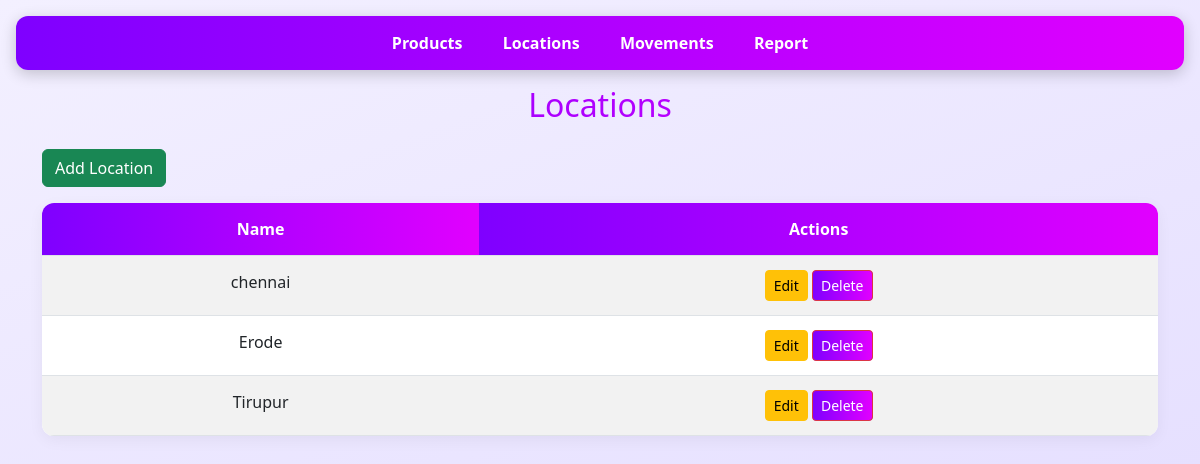
/locations, run on the app's committed database.
### models.py (models this page shows)
class Location(db.Model):
    __tablename__ = "location"
    location_id = db.Column(db.String, primary_key=True)
    name = db.Column(db.String, nullable=False)
    movements_from = db.relationship(
        "ProductMovement",
        foreign_keys="ProductMovement.from_location",
        back_populates="from_location_rel"
    )
    movements_to = db.relationship(
        "ProductMovement",
        foreign_keys="ProductMovement.to_location",
        back_populates="to_location_rel"
    )

### app.py (the view)
@app.route("/locations")
def locations():
    return render_template("locations.html", locations=Location.query.all())

### templates/locations.html
{% extends "layout.html" %}
{% block content %}
<h2>Locations</h2>
<a href="{{ url_for('add_location') }}" class="btn btn-success mb-3">Add Location</a>
<table class="table table-striped table-hover">
    <thead>
        <tr><th>Name</th><th>Actions</th></tr>
    </thead>
    <tbody>
        {% for location in locations %}
        <tr>
            <td>{{ location.name }}</td>
            <td>
                <a href="{{ url_for('edit_location', location_id=location.location_id) }}" class="btn btn-warning btn-sm">Edit</a>
                <form action="{{ url_for('delete_location', location_id=location.location_id) }}" method="POST" style="display:inline;">
                    <button type="submit" class="btn btn-danger btn-sm" onclick="return confirm('Are you sure?')">Delete</button>
                </form>
            </td>
        </tr>
        {% endfor %}
    </tbody>
</table>
{% endblock %}

### static/style.css (style rules this page uses)
body { font-family: 'Segoe UI', Tahoma, Geneva, Verdana, sans-serif; background: linear-gradient(160deg, #f3f0ff, #e6e0ff); color: #333; margin: 0; padding: 0; }
h2 { text-align: center; margin-bottom: 25px; background: linear-gradient(90deg, #7f00ff, #e100ff); -webkit-background-clip: text; -webkit-text-fill-color: transparent; }
button { border-radius: 8px; padding: 10px 18px; font-weight: 600; background: linear-gradient(90deg, #7f00ff, #e100ff); color: #fff; border: none; cursor: pointer; transition: all 0.3s ease; }
.table { background: linear-gradient(135deg, #ffffff, #f5f0ff); border-radius: 12px; overflow: hidden; box-shadow: 0 4px 15px rgba(0,0,0,0.05); }
.table th { background: linear-gradient(90deg, #7f00ff, #e100ff); color: #fff; padding: 14px; text-align: center; }
.table td { padding: 14px; text-align: center; }
.table-striped tbody tr:nth-of-type(even) { background-color: rgba(127,0,255,0.05); }

### data on the page
Location: name "chennai"
Location: name "Erode"
Location: name "Tirupur"
